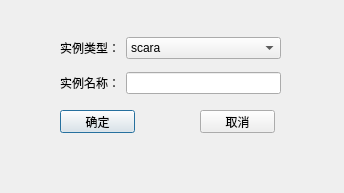
<?xml version="1.0" encoding="UTF-8"?>
<ui version="4.0">
 <class>InstanceSelectDialog</class>
 <widget class="QDialog" name="InstanceSelectDialog">
  <property name="geometry">
   <rect>
    <x>0</x>
    <y>0</y>
    <width>344</width>
    <height>193</height>
   </rect>
  </property>
  <property name="windowTitle">
   <string>Dialog</string>
  </property>
  <widget class="QPushButton" name="pushButton_ok">
   <property name="geometry">
    <rect>
     <x>60</x>
     <y>110</y>
     <width>75</width>
     <height>23</height>
    </rect>
   </property>
   <property name="text">
    <string>确定</string>
   </property>
  </widget>
  <widget class="QPushButton" name="pushButton_cancel">
   <property name="geometry">
    <rect>
     <x>200</x>
     <y>110</y>
     <width>75</width>
     <height>23</height>
    </rect>
   </property>
   <property name="text">
    <string>取消</string>
   </property>
  </widget>
  <widget class="QWidget" name="">
   <property name="geometry">
    <rect>
     <x>60</x>
     <y>30</y>
     <width>221</width>
     <height>71</height>
    </rect>
   </property>
   <layout class="QGridLayout" name="gridLayout">
    <item row="0" column="0">
     <widget class="QLabel" name="label_2">
      <property name="text">
       <string>实例类型：</string>
      </property>
     </widget>
    </item>
    <item row="0" column="1">
     <widget class="QComboBox" name="comboBox">
      <item>
       <property name="text">
        <string>scara</string>
       </property>
      </item>
      <item>
       <property name="text">
        <string>puma</string>
       </property>
      </item>
      <item>
       <property name="text">
        <string>module</string>
       </property>
      </item>
     </widget>
    </item>
    <item row="1" column="0">
     <widget class="QLabel" name="label">
      <property name="text">
       <string>实例名称：</string>
      </property>
     </widget>
    </item>
    <item row="1" column="1">
     <widget class="QLineEdit" name="lineEdit_name"/>
    </item>
   </layout>
  </widget>
 </widget>
 <resources/>
 <connections/>
</ui>
